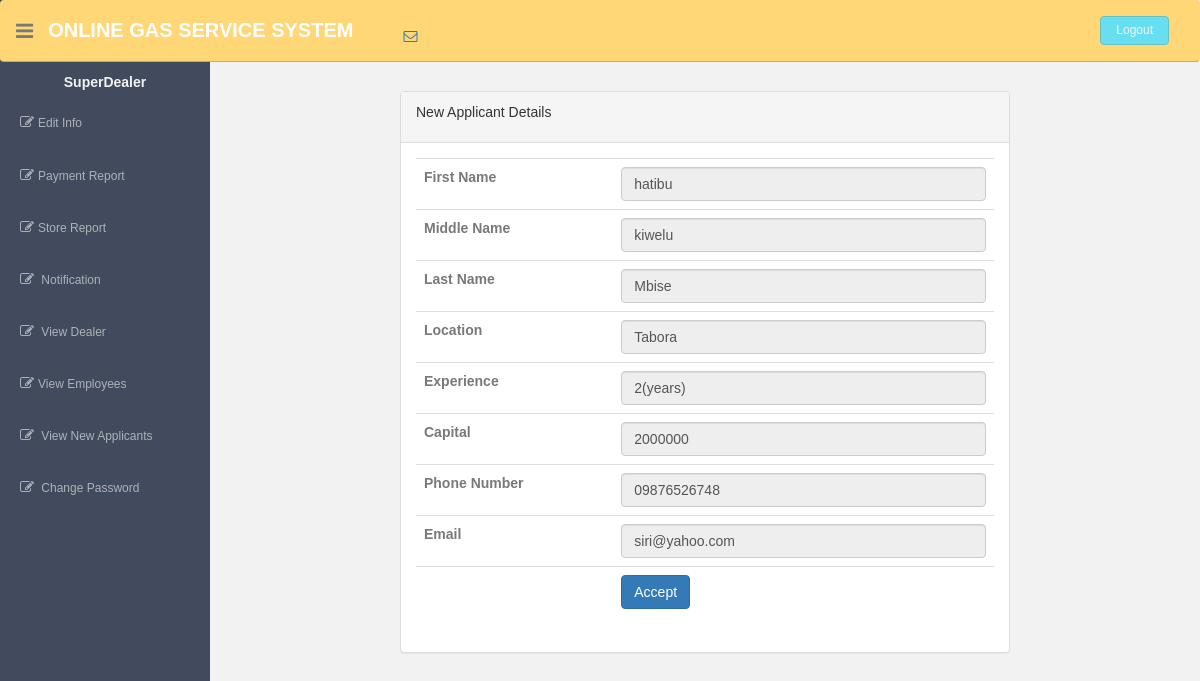
Screenshot of /index.php?p=view_applicant&id=1 (signed in) with the database file from the repository.
### tables this page shows
CREATE TABLE IF NOT EXISTS `new_applicant_tbl` (
  `id` int(11) NOT NULL AUTO_INCREMENT,
  `first_name` varchar(255) NOT NULL,
  `middle_name` varchar(255) NOT NULL,
  `last_name` varchar(255) NOT NULL,
  `gender` varchar(255) NOT NULL,
  `age` int(255) NOT NULL,
  `nationality` varchar(255) NOT NULL,
  `location` varchar(255) NOT NULL,
  `p_number` varchar(255) NOT NULL,
  `business_expe` varchar(255) NOT NULL,
  `capital` int(255) NOT NULL,
  `email` varchar(255) NOT NULL,
  `image` varchar(255) NOT NULL,
  `status` tinyint(1) NOT NULL DEFAULT '0',
  PRIMARY KEY (`id`),
  UNIQUE KEY `id` (`id`)
);

### index.php (called while the page is built, shortened)
<?php
require ("includes/template.php");
?>

### pages/process_applicant.php (the view, shortened to what this page needs)
<?php
	if(isset($_GET["id"])){
		$Id = $_GET["id"];
		$sql = " SELECT * FROM new_applicant_tbl WHERE id ='".$Id."'";
		$result = mysqli_query($connection,$sql);
		$num = mysqli_num_rows($result);
?>
	<div class='col-md-12'>
	</div>
<?php
		if ($num>0){
	?>
	<div class='col-md-2'></div>
		<div class='col-md-8'>
			<div class='panel panel-default'>
				<div class='panel-heading'>
					<p>New Applicant Details</p>
				</div>
				<div class='panel-body'>
					<div class='table-responsive'>
						<table class='table table-hover'>
							<form method="post">
	<?php
			while($row=mysqli_fetch_array($result)) {
			echo "
			<input type='hidden' class='form-control' value='".$row["id"]."' name='id_new' readonly/>
			<tr>
				<th width=''>First Name</th>
				<td name='first_name'>
					<input type='text' class='form-control' value='".$row["first_name"]."' id='first_name' readonly/>
				</td>
			</tr>
			<tr>
				<th width=''>Middle Name</th>
				<td name='last_name'>
					<input type='text' class='form-control' value='".$row["middle_name"]."' id='lname'  readonly/>
				</td>
			</tr>
			<tr>
				<th width=''>Last Name</th>
				<td name='last_name'>
					<input type='text' class='form-control' value='".$row["last_name"]."' id='lname'  readonly/>
				</td>
			</tr>
			<tr>
				<th width=''>Location</th>
				<td name='location'>
					<input type='text' class='form-control' value='".$row["location"]."' id='location' readonly />
				</td>
			</tr>
			<tr>
				<th width=''>Experience</th>
				<td>
					<input type='text' class='form-control' value='".$row["business_expe"]."(years)' id='Experience' readonly />
				</td>
			</tr>
			<tr>
				<th width=''>Capital</th>
				<td>
					<input type='text' class='form-control' value='".$row["capital"]."' name='capital' readonly />
				</td>
			</tr>
			<tr>
				<th width=''>Phone Number</th>
				<td>
					<input type='text' class='form-control' value='".$row["p_number"]."' name='phone' readonly />
				</td>
			</tr>
			<tr>
				<th width=''>Email</th>
				<td>
					<input type='text' class='form-control' value='".$row["email"]."' name='email' readonly />
				</td>
			</tr>
			";
			}
	?>
			<tr>
				<th></th>
				<td>
					<input type="submit" value="Accept" class='btn btn-primary' name="submit" >
				</td>
			</tr>
				</table>
			</div>
		</div>
	</div>
	<div class='col-md-2'></div>
	<?php
		}
}
?>

### rows the page displays
new_applicant_tbl: first_name "hatibu", middle_name "kiwelu", last_name "Mbise", location "Tabora", business_expe "2(years)", capital "2000000", phone "09876526748", email "siri@yahoo.com"

### other values shown
$_SESSION["level"] "SuperDealer"
